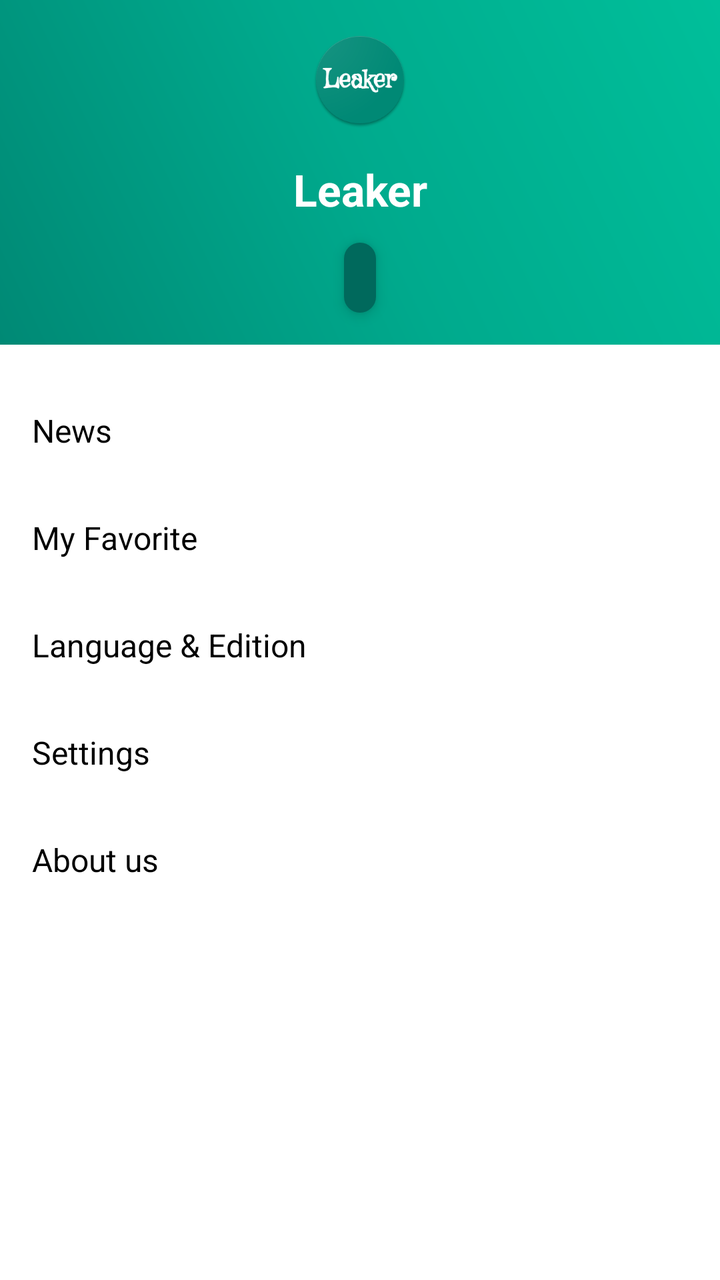
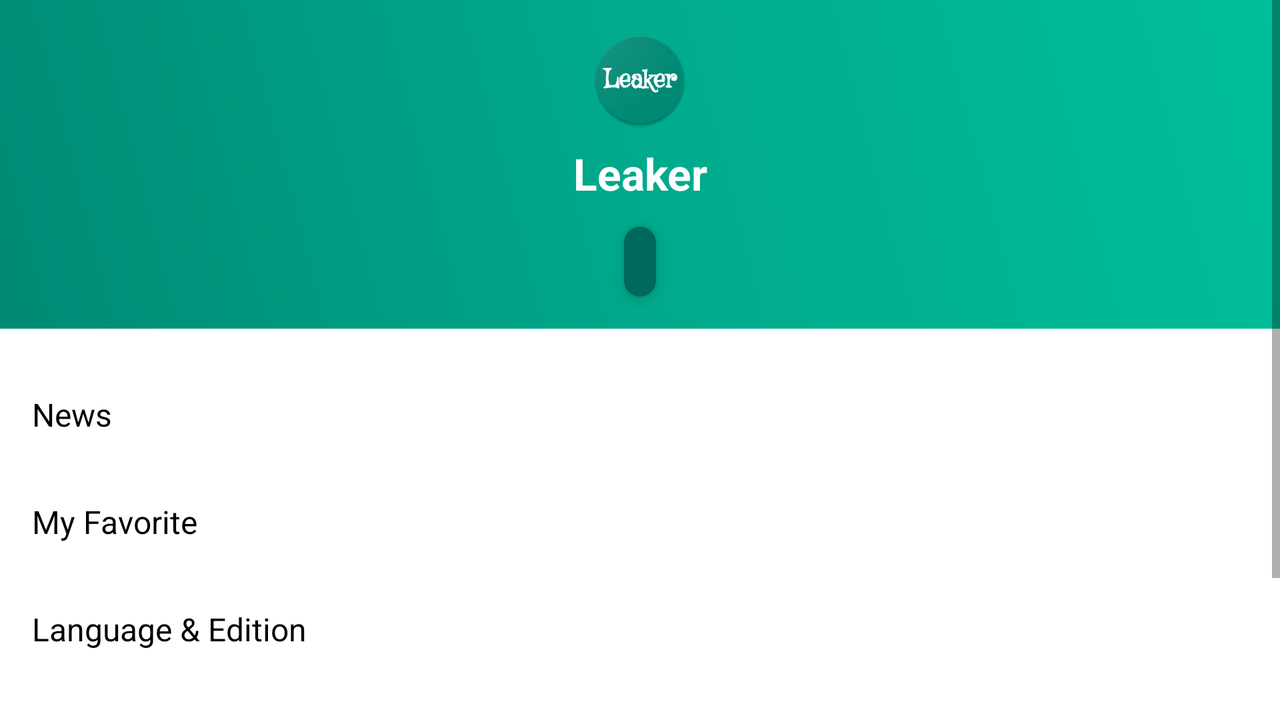

An Android layout and its configuration variant, each rendered on a device that would load it. The default file and the variant file are quoted in full after the pictures.
<!-- AndroidManifest.xml: application theme AppTheme -->
<!-- res/layout/navigation_drawer_fragment.xml -->
<?xml version="1.0" encoding="utf-8"?>
<LinearLayout xmlns:android="http://schemas.android.com/apk/res/android"
    android:layout_width="match_parent"
    android:layout_height="match_parent"
    xmlns:app="http://schemas.android.com/apk/res-auto"
    android:orientation="vertical">

    
    <LinearLayout
        android:layout_width="match_parent"
        android:layout_height="wrap_content"
        android:orientation="vertical"
        android:background="@drawable/image_gradient">

        <ImageView
            android:id="@+id/imageView"
            android:layout_width="wrap_content"
            android:layout_height="wrap_content"
            android:paddingTop="@dimen/nav_header_vertical_spacing"
            app:srcCompat="@mipmap/ic_launcher_round"
            android:layout_gravity="center"
            android:contentDescription="@string/app_round_icon"/>

        <TextView
            android:layout_width="match_parent"
            android:layout_height="wrap_content"
            android:paddingTop="@dimen/nav_header_vertical_spacing"
            android:paddingBottom="8dp"
            android:text="@string/app_name"
            android:gravity="center"
            android:textStyle="bold"
            android:textSize="22sp"
            android:textColor="@android:color/white"
            android:textAppearance="@style/TextAppearance.AppCompat.Body1" />

        <TextView
            android:id="@+id/textViewLocation"
            android:layout_width="wrap_content"
            android:layout_height="wrap_content"
            android:layout_gravity="center"
            android:textColor="@android:color/white"
            android:padding="8dp"
            android:layout_marginTop="4dp"
            android:layout_marginBottom="16dp"
            android:background="@drawable/location_box"
            android:gravity="center"
            android:textStyle="bold"
            android:elevation="4dp"/>

    </LinearLayout>

    <LinearLayout
        android:layout_width="match_parent"
        android:layout_height="match_parent"
        android:orientation="vertical"
        android:background="@android:color/white"
        android:paddingTop="@dimen/nav_header_vertical_spacing">

        <TextView
            android:id="@+id/news_textView"
            android:layout_width="match_parent"
            android:layout_height="wrap_content"
            android:text="@string/news"
            android:textColor="@android:color/black"
            android:padding="@dimen/nav_header_vertical_spacing"
            android:textSize="@dimen/text_size"
            android:background="@drawable/drawer_selector"/>

        <TextView
            android:id="@+id/my_favorite_textView"
            android:layout_width="match_parent"
            android:layout_height="wrap_content"
            android:text="@string/my_favorite"
            android:textColor="@android:color/black"
            android:padding="@dimen/nav_header_vertical_spacing"
            android:textSize="@dimen/text_size"
            android:background="@drawable/drawer_selector"/>

        <TextView
            android:id="@+id/language_textView"
            android:layout_width="match_parent"
            android:layout_height="wrap_content"
            android:text="@string/language_amp_edition"
            android:textColor="@android:color/black"
            android:padding="@dimen/nav_header_vertical_spacing"
            android:textSize="@dimen/text_size"
            android:background="@drawable/drawer_selector"/>


        <TextView
            android:id="@+id/setting_textView"
            android:layout_width="match_parent"
            android:layout_height="wrap_content"
            android:text="@string/settings"
            android:textColor="@android:color/black"
            android:padding="@dimen/nav_header_vertical_spacing"
            android:textSize="@dimen/text_size"
            android:background="@drawable/drawer_selector"/>


        <TextView
            android:id="@+id/about_textView"
            android:layout_width="match_parent"
            android:layout_height="wrap_content"
            android:text="@string/about_us"
            android:textSize="@dimen/text_size"
            android:textColor="@android:color/black"
            android:padding="@dimen/nav_header_vertical_spacing"
            android:background="@drawable/drawer_selector"/>

    </LinearLayout>

</LinearLayout>
<!-- resources referenced by this layout -->
<resources>
  <dimen name="nav_header_vertical_spacing">16dp</dimen>
  <dimen name="text_size">16dp</dimen>
  <!-- drawable drawer_selector (drawable) -->
  <?xml version="1.0" encoding="utf-8"?>
  <selector xmlns:android="http://schemas.android.com/apk/res/android">
  
      <item android:drawable="@color/light_grey" android:state_activated="true"/>
      <item android:drawable="@color/light_grey" android:state_selected="true"/>
      <item android:drawable="@color/light_grey" android:state_pressed="true"/>
      <item android:drawable="@android:color/white"/>
  </selector>
  <!-- drawable image_gradient (drawable) -->
  <?xml version="1.0" encoding="utf-8"?>
  <shape xmlns:android="http://schemas.android.com/apk/res/android"
      android:shape="rectangle" >
      <gradient
          android:endColor="@color/colorLight"
          android:centerColor="@color/colorPrimary"
          android:startColor="@color/colorPrimaryDark"
          android:angle="45"
          android:type="linear"/>
  </shape>
  <!-- drawable location_box (drawable) -->
  <?xml version="1.0" encoding="UTF-8"?>
  <shape xmlns:android="http://schemas.android.com/apk/res/android" android:id="@+id/listview_background_shape">
      <corners android:radius="10dp" />
      <solid android:color="#00695C" />
  </shape>
  <!-- mipmap ic_launcher_round: png bitmap (mipmap-hdpi, 5665 bytes) -->
  <string name="about_us">About us</string>
  <string name="app_name">Leaker</string>
  <string name="app_round_icon">Round App Icon</string>
  <string name="language_amp_edition">Language &amp; Edition</string>
  <string name="my_favorite">My Favorite</string>
  <string name="news">News</string>
  <string name="settings">Settings</string>
  <style name="AppTheme" parent="Theme.AppCompat.Light.DarkActionBar">
          
          <item name="colorPrimary">@color/colorPrimary</item>
          <item name="colorPrimaryDark">@color/colorPrimaryDark</item>
          <item name="colorAccent">@color/colorAccent</item>
          <item name="windowActionBar">false</item>
          <item name="windowNoTitle">true</item>
          <item name="preferenceTheme">@style/PreferenceThemeOverlay</item>
      </style>
  <color name="light_grey">#E0F7FA</color>
  <color name="colorLight">#00BF9A</color>
  <color name="colorPrimary">#00AA8D</color>
  <color name="colorPrimaryDark">#008975</color>
  <color name="colorAccent">#FF4081</color>
</resources>
<!-- res/layout-land/navigation_drawer_fragment.xml (the author's variant of the layout above) -->
<!-- drawn on the phone turned sideways -->
<?xml version="1.0" encoding="utf-8"?>
<ScrollView
    xmlns:android="http://schemas.android.com/apk/res/android"
    android:layout_width="match_parent"
    android:layout_height="match_parent"
    xmlns:app="http://schemas.android.com/apk/res-auto">
<LinearLayout
    android:layout_width="match_parent"
    android:layout_height="wrap_content"
    android:background="@android:color/holo_blue_bright"
    android:orientation="vertical">

    
    <LinearLayout
        android:layout_width="match_parent"
        android:layout_height="wrap_content"
        android:orientation="vertical"
        android:background="@drawable/image_gradient">

        <ImageView
            android:id="@+id/imageView"
            android:layout_width="wrap_content"
            android:layout_height="wrap_content"
            android:layout_marginTop="@dimen/nav_header_vertical_spacing"
            app:srcCompat="@mipmap/ic_launcher_round"
            android:layout_gravity="center"
            android:contentDescription="@string/app_round_icon"/>

        <TextView
            android:layout_width="match_parent"
            android:layout_height="wrap_content"
            android:paddingTop="8dp"
            android:paddingBottom="8dp"
            android:text="@string/app_name"
            android:gravity="center"
            android:textStyle="bold"
            android:textSize="22sp"
            android:textColor="@android:color/white"
            android:textAppearance="@style/TextAppearance.AppCompat.Body1" />

        <TextView
            android:id="@+id/textViewLocation"
            android:layout_width="wrap_content"
            android:layout_height="wrap_content"
            android:layout_gravity="center"
            android:textColor="@android:color/white"
            android:padding="8dp"
            android:layout_marginTop="4dp"
            android:layout_marginBottom="16dp"
            android:background="@drawable/location_box"
            android:gravity="center"
            android:textStyle="bold"
            android:elevation="4dp"/>

    </LinearLayout>

    <LinearLayout
        android:layout_width="match_parent"
        android:layout_height="match_parent"
        android:orientation="vertical"
        android:background="@android:color/white"
        android:paddingTop="@dimen/nav_header_vertical_spacing">

        <TextView
            android:id="@+id/news_textView"
            android:layout_width="match_parent"
            android:layout_height="wrap_content"
            android:text="@string/news"
            android:textColor="@android:color/black"
            android:padding="@dimen/nav_header_vertical_spacing"
            android:textSize="@dimen/text_size"
            android:background="@drawable/drawer_selector"/>


        <TextView
            android:id="@+id/my_favorite_textView"
            android:layout_width="match_parent"
            android:layout_height="wrap_content"
            android:text="@string/my_favorite"
            android:textColor="@android:color/black"
            android:padding="@dimen/nav_header_vertical_spacing"
            android:textSize="@dimen/text_size"
            android:background="@drawable/drawer_selector"/>


        <TextView
            android:id="@+id/language_textView"
            android:layout_width="match_parent"
            android:layout_height="wrap_content"
            android:text="@string/language_amp_edition"
            android:textColor="@android:color/black"
            android:padding="@dimen/nav_header_vertical_spacing"
            android:textSize="@dimen/text_size"
            android:background="@drawable/drawer_selector"/>


        <TextView
            android:id="@+id/setting_textView"
            android:layout_width="match_parent"
            android:layout_height="wrap_content"
            android:text="@string/settings"
            android:textColor="@android:color/black"
            android:padding="@dimen/nav_header_vertical_spacing"
            android:textSize="@dimen/text_size"
            android:background="@drawable/drawer_selector"/>


        <TextView
            android:id="@+id/about_textView"
            android:layout_width="match_parent"
            android:layout_height="wrap_content"
            android:text="@string/about_us"
            android:textSize="@dimen/text_size"
            android:textColor="@android:color/black"
            android:padding="@dimen/nav_header_vertical_spacing"
            android:background="@drawable/drawer_selector"/>


    </LinearLayout>

</LinearLayout>

</ScrollView>
